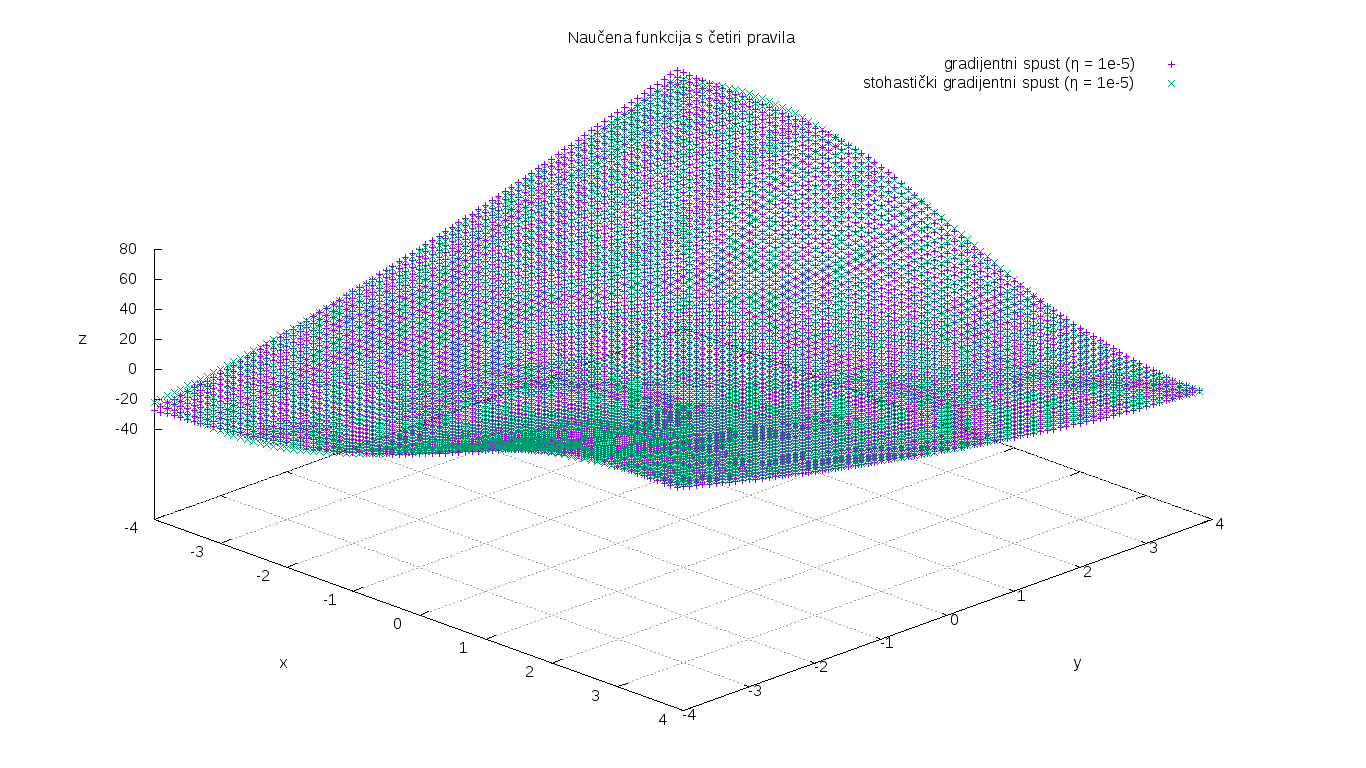

This chart was generated by the following gnuplot code:
set grid
set title "Naučena funkcija s četiri pravila"
set xlabel "x"
set ylabel "y"
set zlabel "z"
set view 45,45
set terminal png size 1366,768
set output "task_04c.png"
splot [-4:4] [-4:4] "task_04_gd_4.txt"  title "gradijentni spust (η = 1e-5)", \
                    "task_04_ogd_4.txt" title "stohastički gradijentni spust (η = 1e-5)"
